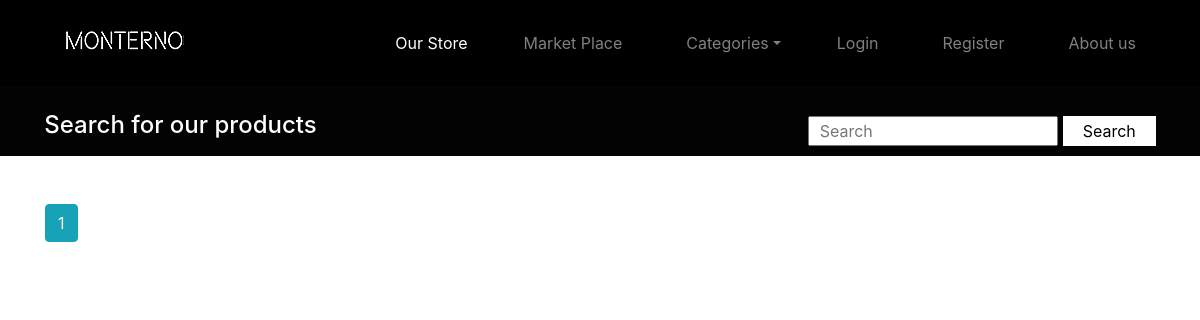
The page /store/ on the database as committed earlier.
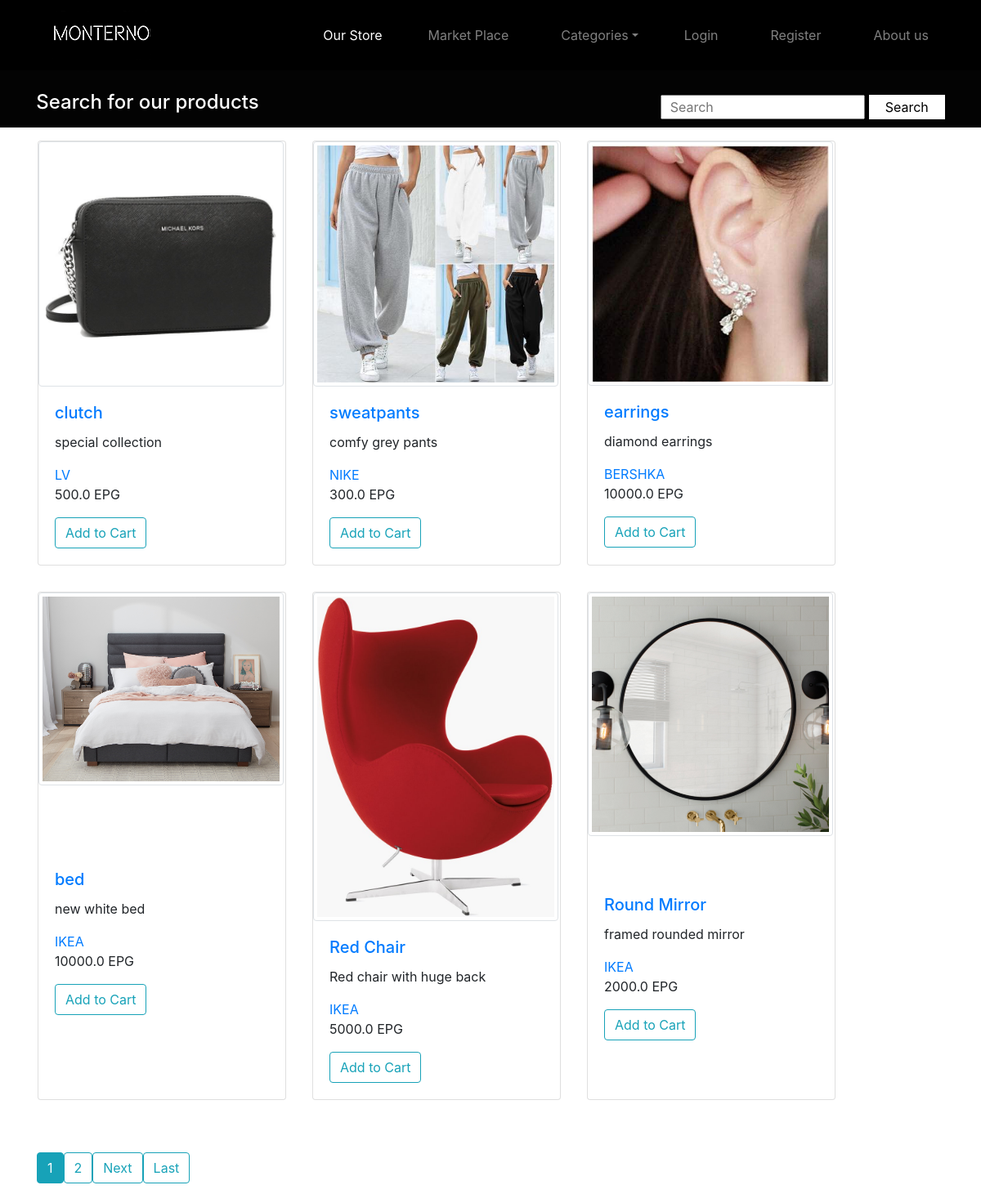
The same page on the database as committed later.
### store/models.py (models this page shows, shortened)
class Product(models.Model):
    name =models.CharField(max_length=200 , null=True)
    price = models.FloatField()
    image=models.ImageField(null=True,blank=True,upload_to="images/")
    category=models.CharField(choices=CATEGORY_CHOICES,max_length=2,blank=True,null=True)
    type = models.CharField(choices=TYPE_CHOICES, max_length=200, blank=True, null=True)
    description=models.TextField()
    date = models.DateTimeField(default=timezone.now)
    favourites=models.ManyToManyField(User,related_name='fav',default='none',blank=True)
    brand=models.CharField(max_length=200 , null=True)
    class Meta:
        ordering = ['-date',]

### store/views.py (the view)
# urls.py: path('', include('store.urls')),
def store (request):
    products = Product.objects.all().order_by('-date')
    paginator = Paginator(products, 6)
    page_number = request.GET.get('page')
    products = paginator.get_page(page_number)
    context ={'products':products}
    return render (request,'store/store.html',context)

### store/templates/store/store.html (shortened to what this page needs)
{% extends "store/base.html" %}
{%load static%}
{% block content %}
    <div class="row">
    {% for product in products %}
    <div class="card flex-row flex-wrap m-3" style="width: 19rem; ">
            <div class="card-img-top">
                <img src="{{ product.image.url }}" class="img-thumbnail p-1" width = "300" height = "300" style="object-fit: cover;">
            </div>
            <div class="card-body">
                  <h5 class="card-title"><a href="{% url 'product' product.id %}">{{product.name}}</a></h5>
                  <p class="card-text">{{product.description}}</p>
                  <a href="#" class="card-text">{{product.brand}}</a>
                  <p class="card-text">{{ product.price }} EPG</p>
                  {% if user.is_authenticated %}
                  <button data-product = {{product.id}} data-action = "add" data-type="product"class = "btn btn-outline-info add-btn update-cart mr-3">Add to Cart</button>
                  {% else %}
                  <a href="{% url 'login' %}" class = "btn btn-outline-info mr-3"> Add to Cart</a>
                  {% endif %}
            </div>
    </div>
    {% endfor %}
    </div>
    <br>
    <br>
    <div class="container">
        <div class="row">
            {% for num in products.paginator.page_range %}
            {% if products.number == num %}
              <a class="btn btn-info mb-4" href="?page={{ num }}">{{ num }}</a>
            {% elif num > products.number|add:'-3' and num < products.number|add:'3' %}
              <a class="btn btn-outline-info mb-4" href="?page={{ num }}">{{ num }}</a>
            {% endif %}
            {% endfor %}
            {% if products.has_next %}
            <a class="btn btn-outline-info mb-4" href="?page={{ products.next_page_number }}">Next</a>
            <a class="btn btn-outline-info mb-4" href="?page={{ products.paginator.num_pages }}">Last</a>
            {% endif %}
        </div>
    </div>
{% endblock content %}

### store/templates/store/base.html (shortened to what this page needs)
{%load static%}
<!DOCTYPE html>
<html lang="eg">
<head>
    <link rel="stylesheet" href="https://maxcdn.bootstrapcdn.com/bootstrap/4.0.0/css/bootstrap.min.css">
</head>
<body>
    <header class="site-header">
        <nav class="navbar navbar-expand-lg navbar-dark headerr" style="background-color: black;">
            <a class="navbar-brand pl-5" href="{% url 'main' %}"><img src="{%static '/blog/Untitled.png' %}" /></a>
            <div class="collapse navbar-collapse" id="navbarNav">
                <ul class="navbar-nav ml-auto ">
                    <li class="nav-item active ">
                        <a class="nav-link pr-5" href="{% url 'store' %}">Our Store</a>
                    </li>
                    <li class="nav-item pr-5">
                        <a class="nav-item nav-link" href="{%url 'blog-home'%}">Market Place</a>
                    </li>
                    <li class="nav-item dropdown">
                        <a class="nav-link dropdown-toggle pr-5 dropdown1" href="#" id="navbarDropdown" role="button" data-toggle="dropdown" aria-haspopup="true" aria-expanded="false">Categories</a>
                    </li>
                    {% if user.is_authenticated %}
                    <li class="nav-item pr-5">
                        <a class="nav-item nav-link" href="{% url 'profile' %}">Profile</a>
                    </li>
                    <li class="nav-item pr-5">
                        <a class="nav-item nav-link" href="{% url 'logout' %}">Logout</a>
                    </li>
                    <li class="nav-item pr-5">
                        <a class="nav-item nav-link" href="{%url 'post-create'%}"><img style = "width:25px ; height:25px" src="{% static '/images/plus.jpg'%}"></a>
                    </li>
                    <li class="nav-item ">
                        <a class="nav-link pr-5" href="{%url 'favourite_list'%}"><img  style = "width:25px ; height:25px"src = "{%static '/blog/favicon.png' %}" alt = "cart"> </a>
                    <li class="nav-item ">
                        <a class="nav-link pr-5" href="{% url 'cart' %}"><img  style = "width:25px ; height:25px"src = "{%static '/blog/cart.png' %}" alt = "cart"></a>
                    </li>
                    </li>
                    {% else %}
                    <li class="nav-item pr-5">
                        <a class="nav-item nav-link" href="{% url 'login' %}">Login</a>
                    </li>
                    <li class="nav-item pr-5">
                        <a class="nav-item nav-link" href="{% url 'register' %}">Register</a>
                    </li>
                    {% endif %}
                    <li class="nav-item ">
                        <a class="nav-link pr-5" href="{% url 'blog-about' %}">About us</a>
                    </li>
                </ul>
            </div>
        </nav>
      <section style = "height : 70px; background-color: rgb(3, 3, 3); padding:15px ; color:#ffffff;">
          <div style = "width:95%; margin:auto; overflow:hidden;" >
            <h4 style = "float:left; margin-top:10px;" >Search for our products</h4>
            <form style = "margin-top:15px; margin-bottom: 10px; float:right;" action="{% url 'search' %}" method="GET">
              <button type = "search" style = "float:right; margin-bottom: 10px; height:30px; background-color:#ffffff; border:0; padding-left:20px; padding-right:20px; color:rgb(0, 0, 0);">Search</button>
              <input style = " float:right; margin-bottom: 5px;margin-right: 5px; padding:10px; height:30px; width:250px; " type = "text" name="keyword" placeholder = "Search">
            </form>
          </div>
      </section>
    </header>
          <div class = "container" style="float: center;">
          {% block content %}{% endblock %}
          </div>
 </body>
</html>

Rows that differ between the two databases and show on the page:
added Product: image (picture), name "clutch", description "special collection", brand "LV", price "500.0"
added Product: image (picture), name "sweatpants", description "comfy grey pants", brand "NIKE", price "300.0"
added Product: image (picture), name "earrings", description "diamond earrings", brand "BERSHKA", price "10000.0"
added Product: image (picture), name "bed", description "new white bed", brand "IKEA", price "10000.0"
added Product: image (picture), name "Red Chair", description "Red chair with huge back", brand "IKEA", price "5000.0"
added Product: image (picture), name "Round Mirror", description "framed rounded mirror", brand "IKEA", price "2000.0"
Other text that changed with them:
new list line: "2"
text now shown: "Next Last"
